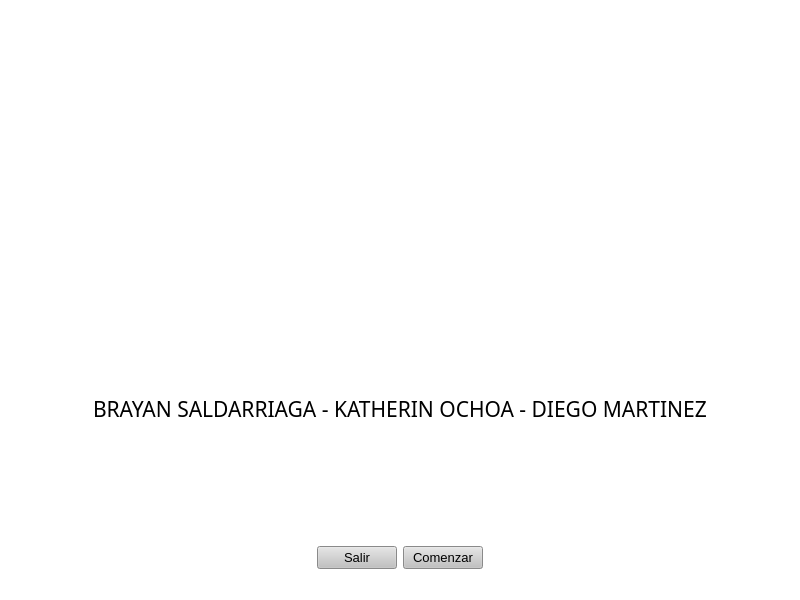
<?xml version="1.0" encoding="UTF-8"?>
<ui version="4.0">
 <class>MainWindow</class>
 <widget class="QMainWindow" name="MainWindow">
  <property name="geometry">
   <rect>
    <x>0</x>
    <y>0</y>
    <width>800</width>
    <height>600</height>
   </rect>
  </property>
  <property name="windowTitle">
   <string>MainWindow</string>
  </property>
  <property name="styleSheet">
   <string notr="true">background-color: rgb(255, 255, 255);</string>
  </property>
  <widget class="QWidget" name="centralwidget">
   <layout class="QGridLayout" name="gridLayout">
    <item row="2" column="0">
     <layout class="QHBoxLayout" name="horizontalLayout_2">
      <item>
       <spacer name="horizontalSpacer">
        <property name="orientation">
         <enum>Qt::Horizontal</enum>
        </property>
        <property name="sizeHint" stdset="0">
         <size>
          <width>40</width>
          <height>20</height>
         </size>
        </property>
       </spacer>
      </item>
      <item>
       <layout class="QHBoxLayout" name="horizontalLayout">
        <item>
         <widget class="QPushButton" name="pushButton_S">
          <property name="font">
           <font>
            <pointsize>10</pointsize>
            <weight>50</weight>
            <bold>false</bold>
           </font>
          </property>
          <property name="styleSheet">
           <string notr="true">background-color: rgb(193, 193, 193);</string>
          </property>
          <property name="text">
           <string>Salir</string>
          </property>
         </widget>
        </item>
        <item>
         <widget class="QPushButton" name="pushButton_C">
          <property name="font">
           <font>
            <pointsize>10</pointsize>
            <weight>50</weight>
            <bold>false</bold>
           </font>
          </property>
          <property name="styleSheet">
           <string notr="true">background-color: rgb(193, 193, 193);</string>
          </property>
          <property name="text">
           <string>Comenzar</string>
          </property>
         </widget>
        </item>
       </layout>
      </item>
      <item>
       <spacer name="horizontalSpacer_2">
        <property name="orientation">
         <enum>Qt::Horizontal</enum>
        </property>
        <property name="sizeHint" stdset="0">
         <size>
          <width>40</width>
          <height>20</height>
         </size>
        </property>
       </spacer>
      </item>
     </layout>
    </item>
    <item row="0" column="0">
     <widget class="QLabel" name="label">
      <property name="styleSheet">
       <string notr="true">image: url(:/Logo/LogoU.png);</string>
      </property>
      <property name="text">
       <string/>
      </property>
     </widget>
    </item>
    <item row="1" column="0">
     <layout class="QHBoxLayout" name="horizontalLayout_3">
      <item>
       <spacer name="horizontalSpacer_3">
        <property name="orientation">
         <enum>Qt::Horizontal</enum>
        </property>
        <property name="sizeHint" stdset="0">
         <size>
          <width>40</width>
          <height>20</height>
         </size>
        </property>
       </spacer>
      </item>
      <item>
       <widget class="QLabel" name="label_2">
        <property name="font">
         <font>
          <family>PMingLiU-ExtB</family>
          <pointsize>16</pointsize>
         </font>
        </property>
        <property name="cursor">
         <cursorShape>ArrowCursor</cursorShape>
        </property>
        <property name="text">
         <string>BRAYAN SALDARRIAGA - KATHERIN OCHOA - DIEGO MARTINEZ</string>
        </property>
       </widget>
      </item>
      <item>
       <spacer name="horizontalSpacer_4">
        <property name="orientation">
         <enum>Qt::Horizontal</enum>
        </property>
        <property name="sizeHint" stdset="0">
         <size>
          <width>40</width>
          <height>20</height>
         </size>
        </property>
       </spacer>
      </item>
     </layout>
    </item>
   </layout>
  </widget>
  <widget class="QMenuBar" name="menubar">
   <property name="geometry">
    <rect>
     <x>0</x>
     <y>0</y>
     <width>800</width>
     <height>21</height>
    </rect>
   </property>
  </widget>
  <widget class="QStatusBar" name="statusbar"/>
 </widget>
 <resources>
  <include location="LogoU.qrc"/>
  <include location="integrantes.qrc"/>
  <include location="Motor.qrc"/>
 </resources>
 <connections/>
</ui>
